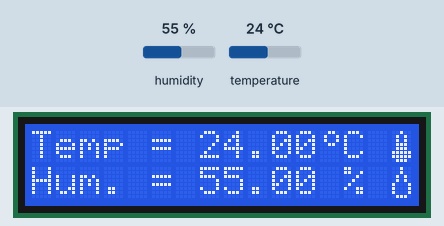
Simulated run of this sketch. Board: Arduino Leonardo, built with avr-gcc and run on an emulated ATmega32U4. Parts: 16×2 character LCD. The test bench sets the inputs (shaded band); at power-on: humidity 55 %, temperature 24 °C. What the sketch prints to the serial monitor is not drawn.

Above: at 1.7 s.
1.8 s: humidity set to 22 %
At 3.9 s:
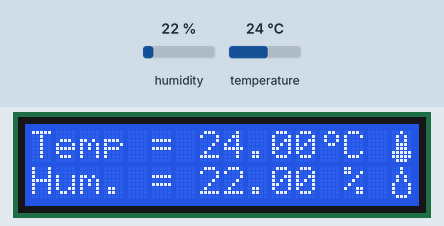
4.7 s: temperature set to 12 °C
At 7.7 s:
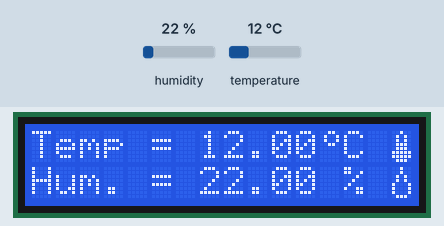
8.9 s: humidity set to 40 %
At 12.7 s:
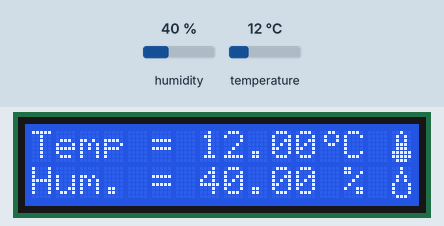
13.0 s: temperature set to 19 °C
At 16.7 s:
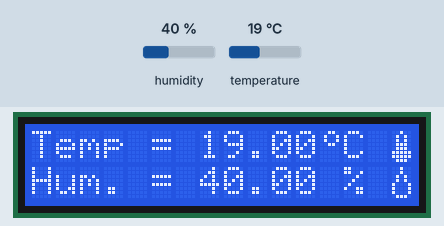
Timing chart, 0 to 18.2 s (numbered marks = the images above; inputs shaded):
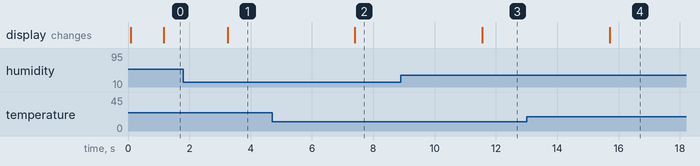

Measured:
- after the input at 1.8 s, the display: changes after 1.4 s (image 1)
- after the input at 4.7 s, the display: changes after 2.7 s (image 2)
- after the input at 8.9 s, the display: changes after 2.7 s (image 3)
- after the input at 13.0 s, the display: changes after 2.7 s (image 4)

The sketch:

06_SHT31_LCD_Temp_Humi.ino
```cpp
#include <Arduino.h>
#include <Wire.h>
#include "Adafruit_SHT31.h"
#include <LCD_I2C.h>

bool enableHeater = false;
uint8_t loopCnt = 0;

Adafruit_SHT31 sht31 = Adafruit_SHT31();
LCD_I2C lcd(0x27 , 16, 2); // Default address of most PCF8574 modules, change according

uint8_t degree[8] =
{
    0b00110,
    0b01001,
    0b01001,
    0b00110,
    0b00000,
    0b00000,
    0b00000,
    0b00000,
};


byte termometru[8] = //icon for termometer
{
    B00100,
    B01010,
    B01010,
    B01110,
    B01110,
    B11111,
    B11111,
    B01110
};

byte picatura[8] = //icon for water droplet
{
    B00100,
    B00100,
    B01010,
    B01010,
    B10001,
    B10001,
    B10001,
    B01110,
};


void setup() {

  Serial.begin(9600);
  Serial.println("SHT31 test1");
  while (!Serial)
    delay(10);     // will pause Zero, Leonardo, etc until serial console opens

  lcd.begin();
  lcd.backlight();


  Serial.println("SHT31 test2");
  if (! sht31.begin(0x44)) {   // Set to 0x45 for alternate i2c addr
    Serial.println("Couldn't find SHT31");
    while (1) delay(1);
  }

    lcd.createChar(0, degree);
    lcd.createChar(1, termometru); // termometer
    lcd.createChar(2, picatura);
}


void loop() {
  float t = sht31.readTemperature();
  float h = sht31.readHumidity();

  if (! isnan(t)) {  // check if 'is not a number'
    Serial.print("Temp *C = "); Serial.print(t); Serial.print("\t\t");
  } else {
    Serial.println("Failed to read temperature");
  }

  if (! isnan(h)) {  // check if 'is not a number'
    Serial.print("Hum. % = "); Serial.println(h);
  } else {
    Serial.println("Failed to read humidity");
  }
  delay(1000);
    lcd.setCursor(0, 0);
    lcd.print("Temp =");
    lcd.setCursor(7, 0);
    lcd.print(t);
    lcd.setCursor(12, 0);
    lcd.write(0);
    lcd.setCursor(13, 0);
    lcd.print("C");
    lcd.setCursor(15, 0);
    lcd.write(1);
    lcd.setCursor(0, 1);
    lcd.print("Hum. =");
    lcd.setCursor(7, 1);
    lcd.print(h);
    lcd.setCursor(12, 1);
    lcd.print(" %");
    lcd.setCursor(15, 1);
    lcd.write(2);
    delay(1000);
//    lcd.backlight();
//    lcd.clear();
}
```
